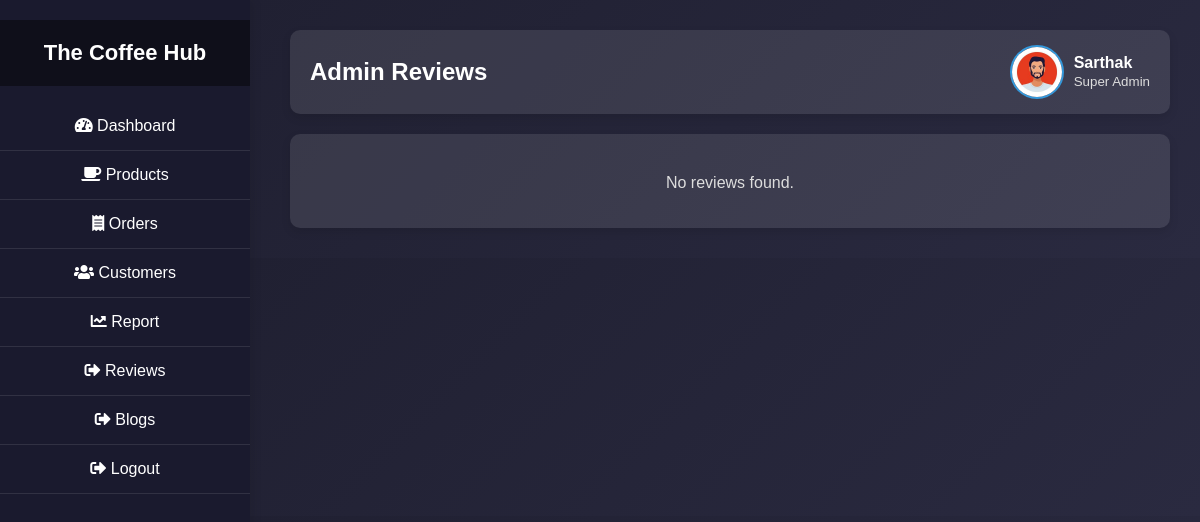
Page /admin_reviews.php on the earlier database version.
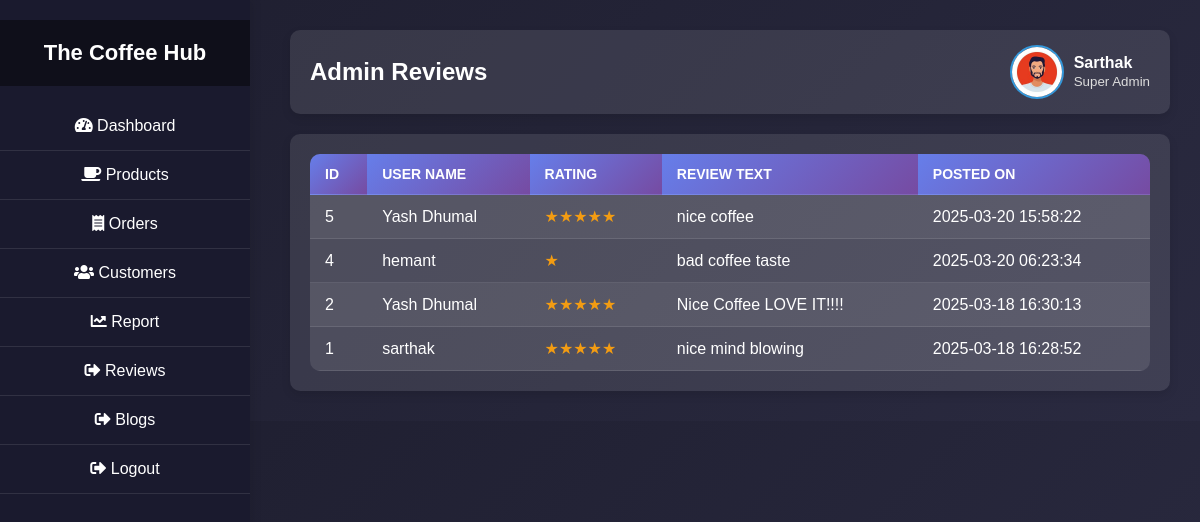
Same page on the later database version.
### tables this page shows
CREATE TABLE IF NOT EXISTS `reviews` (
  `id` int NOT NULL AUTO_INCREMENT,
  `user_name` varchar(255) NOT NULL,
  `rating` int NOT NULL,
  `review_text` text NOT NULL,
  `created_at` timestamp NULL DEFAULT CURRENT_TIMESTAMP,
  PRIMARY KEY (`id`)
);

### admin_reviews.php (the view, shortened to what this page needs)
<?php
$host = "localhost";
$username = "root";
$password = "";
$database = "ch";
$conn = new mysqli($host, $username, $password, $database);
$sql = "SELECT * FROM reviews ORDER BY created_at DESC";
$result = $conn->query($sql);
?>
<!DOCTYPE html>
<html lang="en">
<head>
    <link rel="stylesheet" href="https://cdnjs.cloudflare.com/ajax/libs/font-awesome/5.15.4/css/all.min.css">
</head>
<body>
    <div class="sidebar">
        <h2>The Coffee Hub</h2>
        <ul>
            <li><a href="Dashbord.php"><i class="fas fa-tachometer-alt"></i> Dashboard</a></li>
            <li><a href="products.php"><i class="fas fa-coffee"></i> Products</a></li>
            <li><a href="orders.php"><i class="fas fa-receipt"></i> Orders</a></li>
            <li><a href="customers.php"><i class="fas fa-users"></i> Customers</a></li>
            <li><a href="report.php"><i class="fas fa-chart-line"></i> Report</a></li>
            <li><a href="admin_reviews.php" class="active"><i class="fas fa-sign-out-alt"></i> Reviews</a></li>
            <li><a href="add_blog.php"><i class="fas fa-sign-out-alt"></i> Blogs</a></li>
            <li><a href="logout.php"><i class="fas fa-sign-out-alt"></i> Logout</a></li>
        </ul>
    </div>
    <div class="main-content">
        <header>
            <h2>Admin Reviews</h2>
            <div class="user-wrapper">
                <img src="admin.jpg" alt="Admin" class="admin-profile">
                <div class="user-info">
                    <h4>Sarthak</h4>
                    <small>Super Admin</small>
                </div>
            </div>
        </header>
        <div class="reviews-table">
            <?php
            if ($result->num_rows > 0) {
                echo "<table>";
                echo "<tr>
                        <th>ID</th>
                        <th>User Name</th>
                        <th>Rating</th>
                        <th>Review Text</th>
                        <th>Posted On</th>
                      </tr>";
                while ($row = $result->fetch_assoc()) {
                    echo "<tr>";
                    echo "<td>" . htmlspecialchars($row['id']) . "</td>";
                    echo "<td>" . htmlspecialchars($row['user_name']) . "</td>";
                    echo "<td><span class='rating'>" . str_repeat("★", $row['rating']) . "</span></td>";
                    echo "<td>" . htmlspecialchars($row['review_text']) . "</td>";
                    echo "<td>" . $row['created_at'] . "</td>";
                    echo "</tr>";
                }
                echo "</table>";
            } else {
                echo "<p class='no-reviews'>No reviews found.</p>";
            }
            ?>
        </div>
    </div>
</body>
</html>

### admin_reviews.php (style rules this page uses)
body { font-family: 'Poppins', sans-serif; background: linear-gradient(135deg, #1e1e2f, #2a2a40); color: white; margin: 0; padding: 0; }
.sidebar { background: #1a1a2e; color: white; width: 250px; height: 100vh; position: fixed; left: 0; top: 0; padding-top: 20px; box-shadow: 2px 0 10px rgba(0, 0, 0, 0.1); }
.sidebar h2 { text-align: center; font-size: 22px; padding: 20px 0; margin: 0; background: #0f0f1a; }
.sidebar ul { list-style: none; padding: 0; }
.sidebar ul li { padding: 15px; text-align: center; border-bottom: 1px solid rgba(255, 255, 255, 0.1); }
.sidebar ul li a { color: white; text-decoration: none; display: block; font-size: 16px; transition: color 0.3s; }
.main-content { margin-left: 260px; padding: 30px; }
header { display: flex; justify-content: space-between; align-items: center; padding: 15px 20px; background: rgba(255, 255, 255, 0.1); border-radius: 10px; margin-bottom: 20px; box-shadow: 0 4px 10px rgba(0, 0, 0, 0.1); }
header h2 { margin: 0; font-size: 24px; color: white; }
.user-wrapper { display: flex; align-items: center; gap: 10px; }
.admin-profile { width: 50px; height: 50px; border-radius: 50%; object-fit: cover; border: 2px solid #3498db; }
.user-info h4 { margin: 0; font-size: 16px; }
.user-info small { color: #ddd; }
.reviews-table { overflow-x: auto; border-radius: 10px; background: rgba(255, 255, 255, 0.1); padding: 20px; box-shadow: 0 4px 10px rgba(0, 0, 0, 0.1); }
table { width: 100%; border-collapse: collapse; color: white; background: rgba(255, 255, 255, 0.1); border-radius: 10px; overflow: hidden; }
th, td { padding: 12px 15px; text-align: left; border-bottom: 1px solid rgba(255, 255, 255, 0.1); }
th { background: linear-gradient(135deg, #667eea, #764ba2); color: white; font-weight: bold; text-transform: uppercase; font-size: 14px; }
tr { transition: all 0.3s ease; }
tr:nth-child(even) { background-color: rgba(255, 255, 255, 0.05); }
.rating { color: #f39c12; }
.no-reviews { text-align: center; color: #ddd; margin-top: 20px; }

Differences in the rows shown:
added reviews: id "5", user_name "Yash Dhumal", rating "★★★★★", review_text "nice coffee", created_at "2025-03-20 15:58:22"
added reviews: id "4", user_name "hemant", rating "★", review_text "bad coffee taste", created_at "2025-03-20 06:23:34"
added reviews: id "2", user_name "Yash Dhumal", rating "★★★★★", review_text "Nice Coffee LOVE IT!!!!", created_at "2025-03-18 16:30:13"
added reviews: id "1", user_name "sarthak", rating "★★★★★", review_text "nice mind blowing", created_at "2025-03-18 16:28:52"
Other differences:
text no longer shown: "No reviews found."
text now shown: "ID USER NAME RATING REVIEW TEXT POSTED ON"
